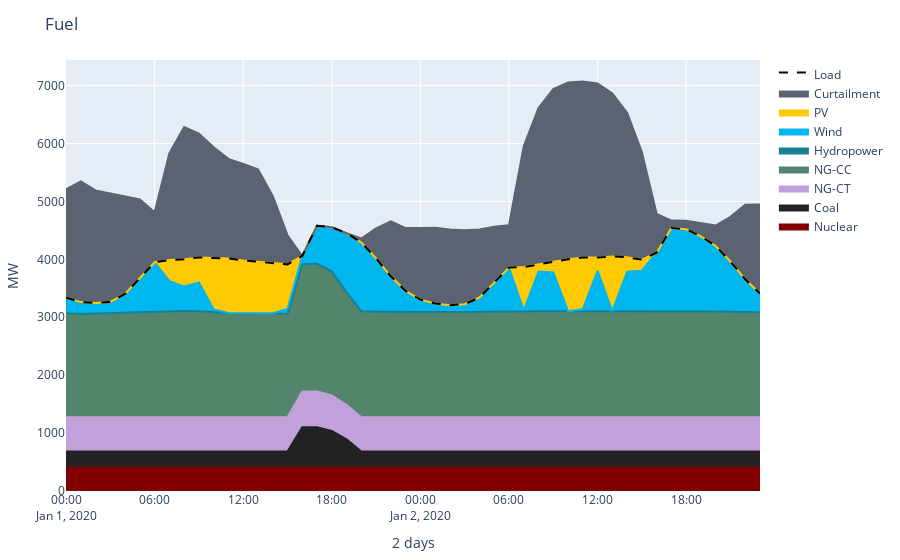

Source (notebook cell):
### Markdown cell above
## Plotting
The [PowerGraphics.jl](https://github.com/nrel-siip/powergraphics.jl) package has some standard plotting capabilitites based on the results produduced by PowerSimulations.jl

### Code cell
set_system!(uc_results, sys)
p = plot_fuel(uc_results);
